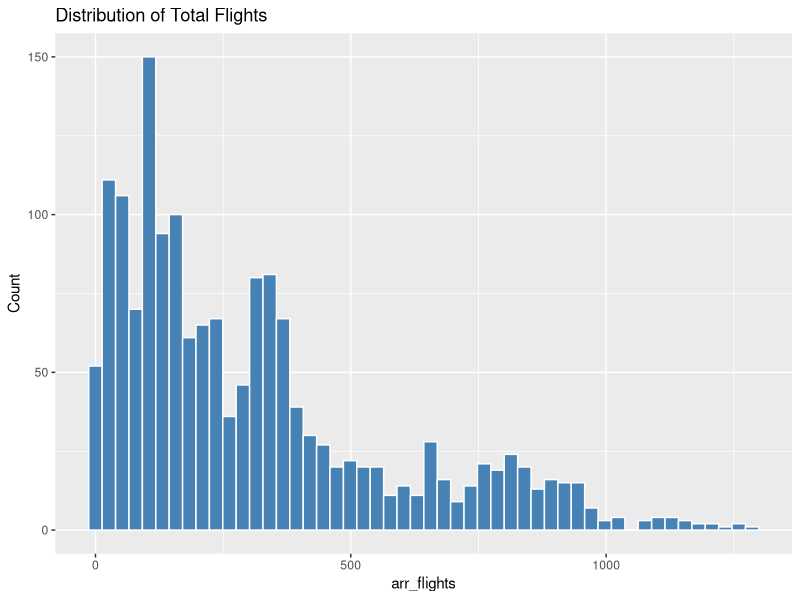
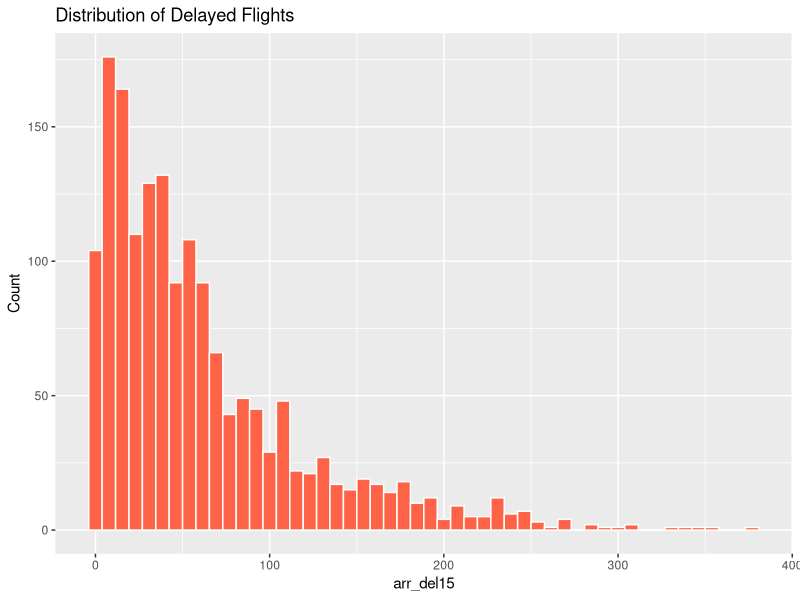
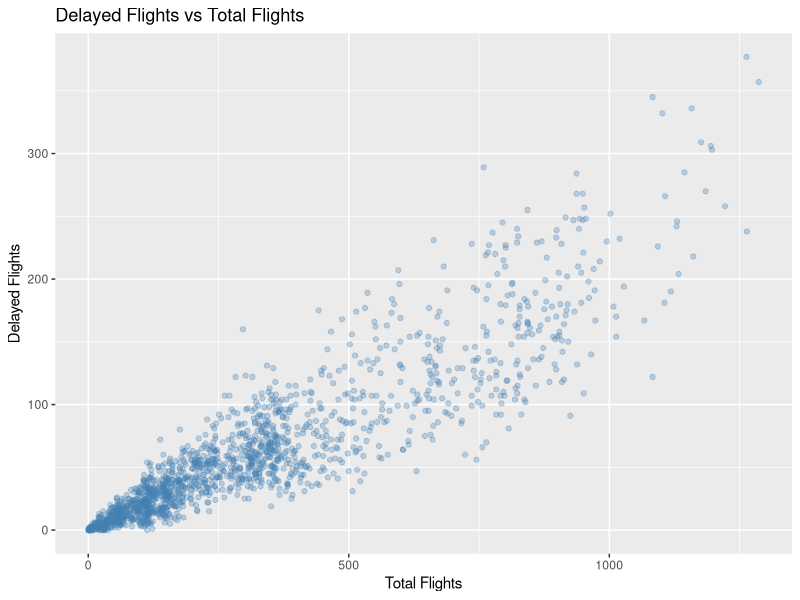
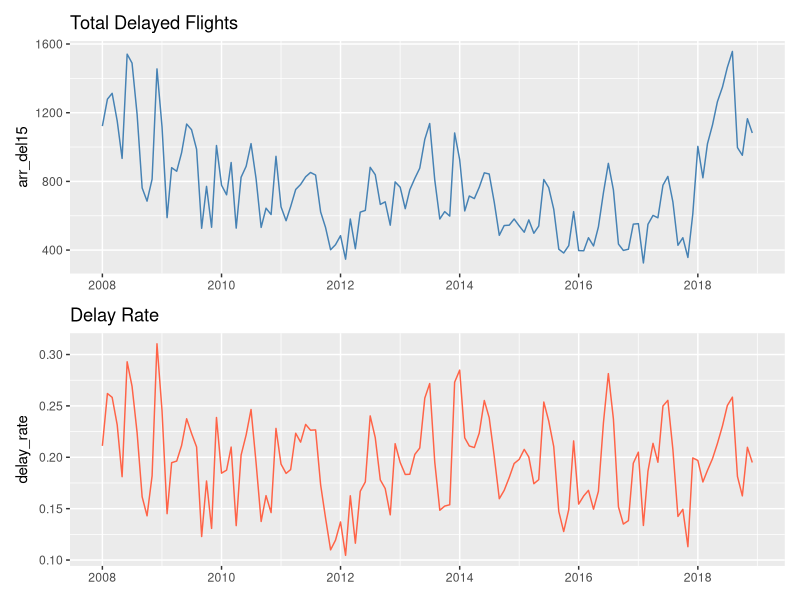

These figures' R source, in order:
## ---- chunk 1
knitr::opts_chunk$set(echo = TRUE, warning = FALSE, message = FALSE)
## ---- chunk 2
library(tidyverse)
library(lubridate)
library(ggplot2)
## ---- chunk 3
train_df <- read_csv("data/2008_2018.csv")
test_df  <- read_csv("data/2019.csv")

cat("训练集维度:", nrow(train_df), "行 x", ncol(train_df), "列\n")
cat("列名:\n")
print(names(train_df))
head(train_df)
## ---- chunk 4
ggplot(train_df, aes(x = arr_flights)) +
  geom_histogram(bins = 50, fill = "steelblue", color = "white") +
  labs(title = "Distribution of Total Flights",
       x = "arr_flights", y = "Count")

ggplot(train_df, aes(x = arr_del15)) +
  geom_histogram(bins = 50, fill = "tomato", color = "white") +
  labs(title = "Distribution of Delayed Flights",
       x = "arr_del15", y = "Count")
## ---- chunk 5
ggplot(train_df, aes(x = arr_flights, y = arr_del15)) +
  geom_point(alpha = 0.3, color = "steelblue") +
  labs(title = "Delayed Flights vs Total Flights",
       x = "Total Flights",
       y = "Delayed Flights")
## ---- chunk 6
# 训练集缺失值
missing_train <- train_df %>%
  summarise(across(everything(), ~ sum(is.na(.)))) %>%
  pivot_longer(everything(), names_to = "column", values_to = "missing_count") %>%
  arrange(desc(missing_count))

print(missing_train)
## ---- chunk 7
# 测试集缺失值
missing_test <- test_df %>%
  summarise(across(everything(), ~ sum(is.na(.)))) %>%
  pivot_longer(everything(), names_to = "column", values_to = "missing_count") %>%
  arrange(desc(missing_count))

print(missing_test)
## ---- chunk 8
str(train_df)
## ---- chunk 9
train_df %>%
  select(arr_flights, arr_del15) %>%
  summary()
## ---- chunk 10
# 移除零航班记录
train_df <- train_df %>% filter(arr_flights > 0)

# 按年月聚合
monthly_train <- train_df %>%
  group_by(year, month) %>%
  summarise(
    arr_flights = sum(arr_flights, na.rm = TRUE),
    arr_del15   = sum(arr_del15,   na.rm = TRUE),
    .groups = "drop"
  ) %>%
  arrange(year, month) %>%
  mutate(delay_rate = arr_del15 / arr_flights)

# 创建日期列
monthly_train <- monthly_train %>%
  mutate(date = make_date(year, month, 1L))

monthly_train %>% select(date, delay_rate)
## ---- chunk 11
ts_df <- monthly_train %>% select(date, delay_rate)
head(ts_df)
## ---- chunk 12
p1 <- ggplot(monthly_train, aes(x = date, y = arr_del15)) +
  geom_line(color = "steelblue") +
  labs(title = "Total Delayed Flights", x = NULL, y = "arr_del15")

p2 <- ggplot(monthly_train, aes(x = date, y = delay_rate)) +
  geom_line(color = "tomato") +
  labs(title = "Delay Rate", x = NULL, y = "delay_rate")

library(patchwork)
p1 / p2
## ---- chunk 13
# 移除零航班记录
test_df <- test_df %>% filter(arr_flights > 0)

# 按年月聚合
monthly_test <- test_df %>%
  group_by(year, month) %>%
  summarise(
    arr_flights = sum(arr_flights, na.rm = TRUE),
    arr_del15   = sum(arr_del15,   na.rm = TRUE),
    .groups = "drop"
  ) %>%
  arrange(year, month) %>%
  mutate(delay_rate = arr_del15 / arr_flights)

# 创建日期列
monthly_test <- monthly_test %>%
  mutate(date = make_date(year, month, 1L))

# 建模序列
ts_test <- monthly_test %>% select(date, delay_rate)

head(ts_test)
## ---- chunk 14
monthly_train %>%
  select(year, month, arr_flights, arr_del15, delay_rate) %>%
  write_csv("data/clean_train_monthly.csv")

monthly_test %>%
  select(year, month, arr_flights, arr_del15, delay_rate) %>%
  write_csv("data/clean_test_monthly.csv")

cat("数据已保存到 data/clean_train_monthly.csv 和 data/clean_test_monthly.csv\n")
